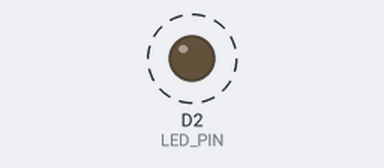
Recording of a sketch running on a simulated ESP8266 (NodeMCU). Shown: output pins drawn as LEDs (lit = HIGH). Dashed ring = blinking.

Above: at 0.5 s.
Timing chart, 0 to 4.6 s (numbered marks = the images above):
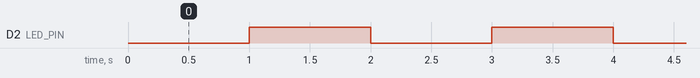

Measured:
- by itself, D2 (LED_PIN): alternates HIGH for 1.0 s and LOW for 1.0 s

The sketch:

blink.ino
```cpp
#include <ESP8266WiFi.h>

#define LED_PIN D2

void setup() {
  // initialize digital pin LED_BUILTIN as an output.
  pinMode(LED_PIN, OUTPUT);
}

// the loop function runs over and over again forever
void loop() {
  digitalWrite(LED_PIN, LOW);   // turn the LED on (HIGH is the voltage level)
  delay(1000);                       // wait for a second
  digitalWrite(LED_PIN, HIGH);    // turn the LED off by making the voltage LOW
  delay(1000);                       // wait for a second
}
```
